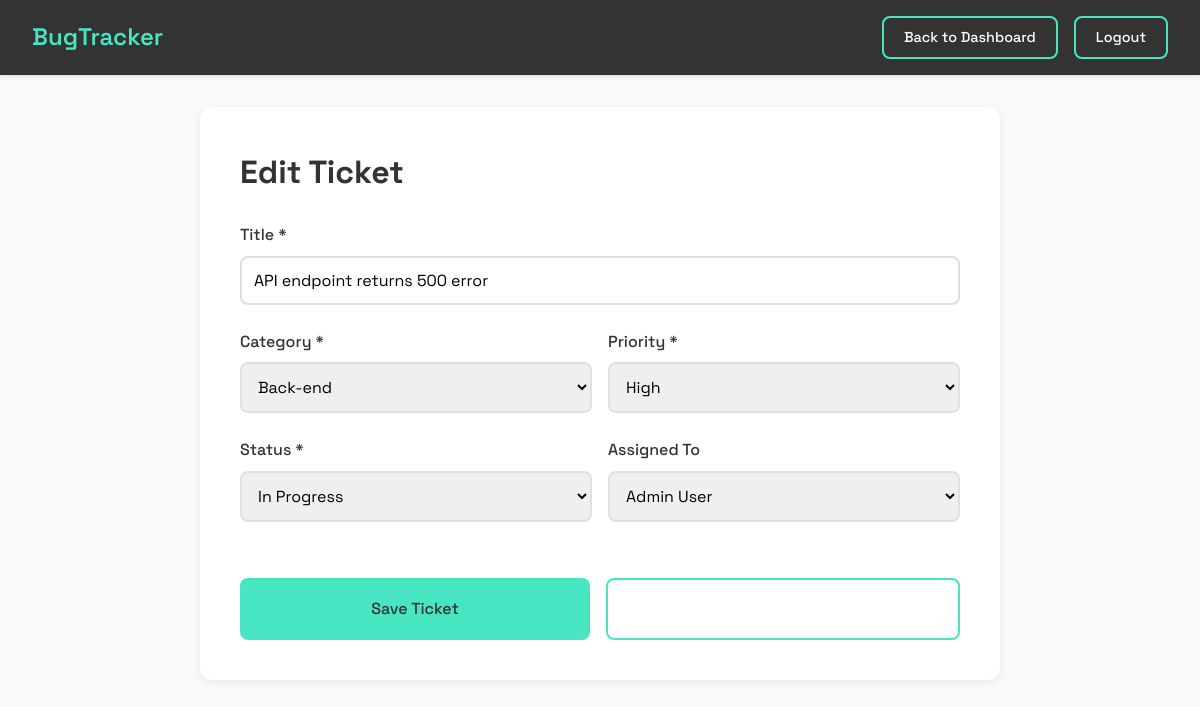
The page /form.php?id=2 (signed in) on the database its author committed.
### tables this page shows
CREATE TABLE tickets (
    id INT AUTO_INCREMENT PRIMARY KEY,
    title VARCHAR(255) NOT NULL,
    category_id INT NOT NULL,
    priority TINYINT NOT NULL DEFAULT 1 COMMENT '0: low, 1: standard, 2: high',
    status TINYINT NOT NULL DEFAULT 0 COMMENT '0: open, 1: in progress, 2: closed',
    created_by INT NOT NULL,
    assigned_to INT NULL,
    created_at TIMESTAMP DEFAULT CURRENT_TIMESTAMP,
    resolved_at TIMESTAMP NULL,
    FOREIGN KEY (category_id) REFERENCES categories(id) ON DELETE CASCADE,
    FOREIGN KEY (created_by) REFERENCES users(id) ON DELETE CASCADE,
    FOREIGN KEY (assigned_to) REFERENCES users(id) ON DELETE SET NULL
);

CREATE TABLE categories (
    id INT AUTO_INCREMENT PRIMARY KEY,
    title VARCHAR(100) NOT NULL UNIQUE,
    created_at TIMESTAMP DEFAULT CURRENT_TIMESTAMP
);

CREATE TABLE users (
    id INT AUTO_INCREMENT PRIMARY KEY,
    name VARCHAR(100) NOT NULL,
    email VARCHAR(150) NOT NULL UNIQUE,
    password VARCHAR(255) NOT NULL,
    created_at TIMESTAMP DEFAULT CURRENT_TIMESTAMP
);

### config.php (called while the page is built, shortened)
<?php
function escape($text) {
    return htmlspecialchars($text, ENT_QUOTES, 'UTF-8');
}

### form.php (the view, shortened to what this page needs)
<?php
require_once 'config.php';
$db = getDbConnection();
$ticket = null;
$is_edit = false;
if (isset($_GET['id'])) {
    $is_edit = true;
    $stmt = $db->prepare("SELECT * FROM tickets WHERE id = ?");
    $stmt->execute([$_GET['id']]);
    $ticket = $stmt->fetch();
}
$categories = $db->query("SELECT * FROM categories ORDER BY title")->fetchAll();
$users = $db->query("SELECT id, name FROM users ORDER BY name")->fetchAll();
?>
<!DOCTYPE html>
<html lang="en">
<head>
    <link rel="stylesheet" href="css/style.css">
</head>
<body>
    <nav class="navbar">
        <div class="nav-container">
            <div class="nav-brand">
                <h2>BugTracker</h2>
            </div>
            <div class="nav-menu">
                <a href="dashboard.php" class="btn btn-secondary">Back to Dashboard</a>
                <a href="logout.php" class="btn btn-secondary">Logout</a>
            </div>
        </div>
    </nav>
    <main class="main-content">
        <div class="container">
            <div class="form-container">
                <h1><?php echo $is_edit ? 'Edit Ticket' : 'Create New Ticket'; ?></h1>
                <form method="POST" action="" class="ticket-form">
                    <div class="form-group">
                        <label for="title">Title *</label>
                        <input
                            type="text"
                            id="title"
                            name="title"
                            value="<?php echo escape($ticket['title'] ?? $_POST['title'] ?? ''); ?>"
                            required
                        >
                    </div>
                    <div class="form-row">
                        <div class="form-group">
                            <label for="category_id">Category *</label>
                            <select id="category_id" name="category_id" required>
                                <?php foreach ($categories as $category): ?>
                                    <option value="<?php echo $category['id']; ?>"
                                        <?php echo ($ticket['category_id'] ?? $_POST['category_id'] ?? '') == $category['id'] ? 'selected' : ''; ?>>
                                        <?php echo escape($category['title']); ?>
                                    </option>
                                <?php endforeach; ?>
                            </select>
                        </div>
                        <div class="form-group">
                            <label for="priority">Priority *</label>
                            <select id="priority" name="priority" required>
                                <option value="2" <?php echo ($ticket['priority'] ?? $_POST['priority'] ?? '') == '2' ? 'selected' : ''; ?>>High</option>
                            </select>
                        </div>
                    </div>
                    <div class="form-row">
                        <div class="form-group">
                            <label for="status">Status *</label>
                            <select id="status" name="status" required>
                                <option value="1" <?php echo ($ticket['status'] ?? $_POST['status'] ?? '') == '1' ? 'selected' : ''; ?>>In Progress</option>
                            </select>
                        </div>
                        <div class="form-group">
                            <label for="assigned_to">Assigned To</label>
                            <select id="assigned_to" name="assigned_to">
                                <?php foreach ($users as $u): ?>
                                    <option value="<?php echo $u['id']; ?>"
                                        <?php echo ($ticket['assigned_to'] ?? $_POST['assigned_to'] ?? '') == $u['id'] ? 'selected' : ''; ?>>
                                        <?php echo escape($u['name']); ?>
                                    </option>
                                <?php endforeach; ?>
                            </select>
                        </div>
                    </div>
                    <div class="form-actions">
                        <button type="submit" class="btn btn-primary btn-large">Save Ticket</button>
                        <a href="dashboard.php" class="btn btn-secondary btn-large">Cancel</a>
                    </div>
                </form>
            </div>
        </div>
    </main>
</body>
</html>

### css/style.css (style rules this page uses)
* { margin: 0; padding: 0; box-sizing: border-box; }
:root { --color-dark: #333333; --color-primary: #48e5c2; --color-light: #fcfaf9; --color-white: #ffffff; --color-error: #ff4444; --color-success: #48e5c2; --color-warning: #ffc107; --color-gray: #666666; --color-border: #e0e0e0; }
body { font-family: 'Space Grotesk', sans-serif; background-color: var(--color-light); color: var(--color-dark); line-height: 1.6; min-height: 100vh; }
.navbar { background-color: var(--color-dark); color: var(--color-white); padding: 1rem 0; box-shadow: 0 2px 4px rgba(0,0,0,0.1); }
.nav-container { max-width: 1400px; margin: 0 auto; padding: 0 2rem; display: flex; justify-content: space-between; align-items: center; }
.nav-brand h2 { color: var(--color-primary); font-size: 1.5rem; font-weight: 600; }
.nav-menu { display: flex; align-items: center; gap: 1rem; }
.main-content { padding: 2rem 0; }
.container { max-width: 1400px; margin: 0 auto; padding: 0 2rem; }
.form-group { margin-bottom: 1.5rem; }
.form-group label { display: block; margin-bottom: 0.5rem; font-weight: 500; color: var(--color-dark); }
.form-group input, .form-group select { width: 100%; padding: 0.75rem; border: 2px solid var(--color-border); border-radius: 8px; font-family: 'Space Grotesk', sans-serif; font-size: 1rem; transition: border-color 0.3s; }
.form-row { display: grid; grid-template-columns: 1fr 1fr; gap: 1rem; }
.btn { display: inline-block; padding: 0.5rem 1.25rem; border: none; border-radius: 8px; font-family: 'Space Grotesk', sans-serif; font-size: 0.9rem; font-weight: 500; cursor: pointer; text-decoration: none; transition: all 0.3s; text-align: center; }
.btn-primary { background-color: var(--color-primary); color: var(--color-dark); }
.btn-secondary { background-color: transparent; color: var(--color-white); border: 2px solid var(--color-primary); }
.btn-large { width: 100%; padding: 1rem; font-size: 1rem; }
.form-container { max-width: 800px; margin: 0 auto; background: var(--color-white); padding: 2.5rem; border-radius: 12px; box-shadow: 0 2px 8px rgba(0,0,0,0.08); }
.form-container h1 { margin-bottom: 1.5rem; color: var(--color-dark); }
.form-actions { display: flex; gap: 1rem; margin-top: 2rem; }
.form-actions .btn { flex: 1; }

### rows shown on the page
tickets: title "API endpoint returns 500 error", category_id "Back-end", priority "High", status "In Progress", assigned_to "Admin User"
